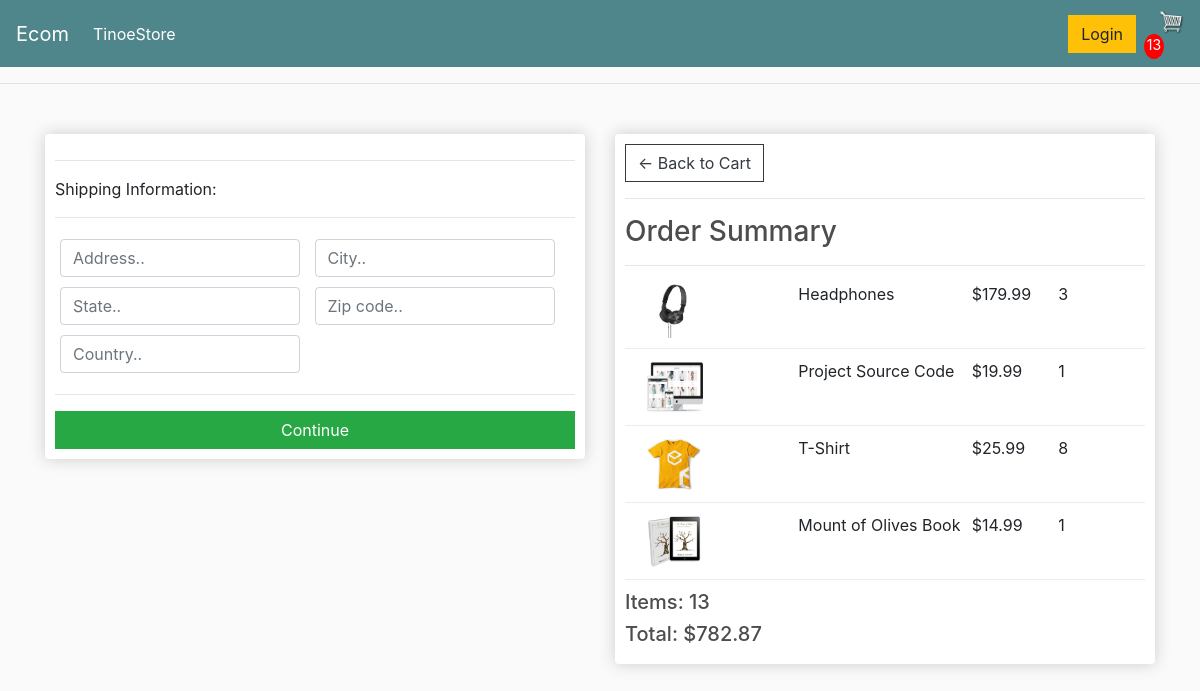
Before: /checkout/ (signed in) with the older database file.
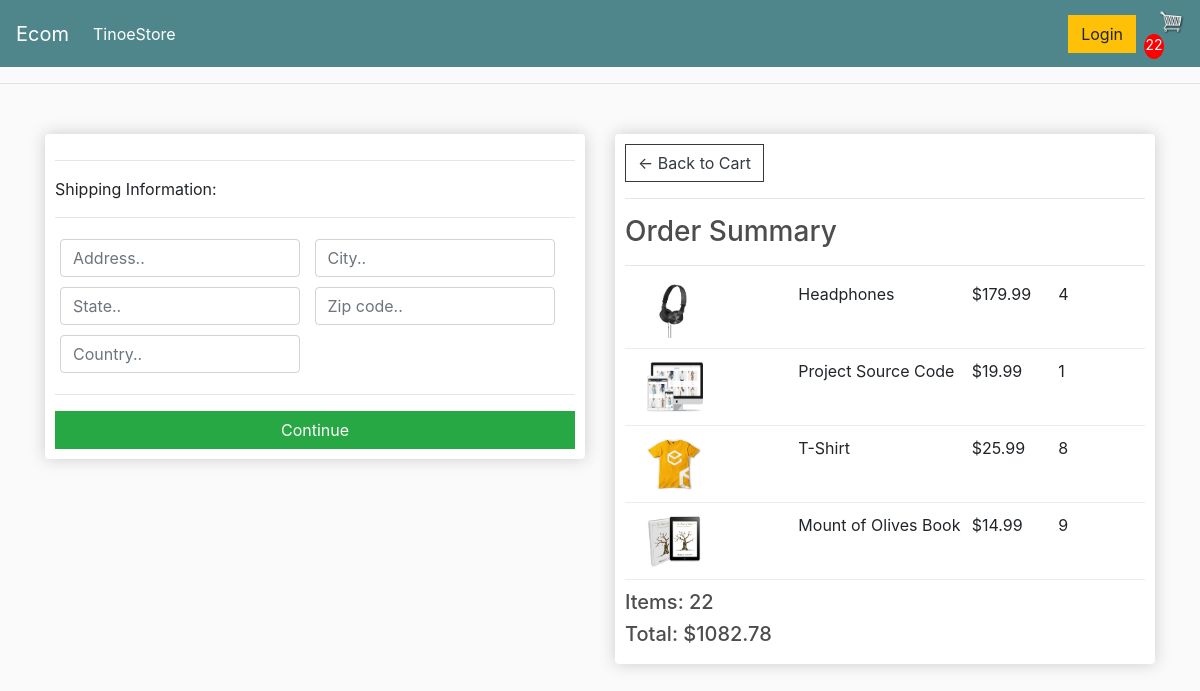
After: the same page with the newer database file.
### tinoe_store/models.py (models this page shows, shortened)
class OrderItem(models.Model):
	product = models.ForeignKey(Product, on_delete=models.SET_NULL, null=True)
	order = models.ForeignKey(Order, on_delete=models.SET_NULL, null=True)
	quantity = models.IntegerField(default=0, null=True, blank=True)
	date_added = models.DateTimeField(auto_now_add=True)
	@property
	def get_total(self):
		total = self.product.price * self.quantity
		return total

class Order(models.Model):
	customer = models.ForeignKey(Customer, on_delete=models.SET_NULL, null=True, blank=True)
	date_ordered = models.DateTimeField(auto_now_add=True)
	complete = models.BooleanField(default=False)
	transaction_id = models.CharField(max_length=100, null=True)
	@property
	def shipping(self):
		shipping = False
		orderitems = self.orderitem_set.all()
		for item in orderitems:
			if item.product.digital == False:
				shipping = True
		return shipping
	@property
	def get_cart_total(self):
		orderitems = self.orderitem_set.all()
		total = sum([item.get_total for item in orderitems])
		return total
	@property
	def get_cart_items(self):
		orderitems = self.orderitem_set.all()
		total = sum([item.quantity for item in orderitems])
		return total

class Product(models.Model):
	name = models.CharField(max_length=200)
	price = models.FloatField()
	digital = models.BooleanField(default=False,null=True, blank=True)
	image = models.ImageField(null=True, blank=True)
	@property
	def imageURL(self):
		try:
			url = self.image.url
		except:
			url = ''
		return url

### tinoe_store/views.py (the view)
# urls.py: path('checkout/', views.checkout, name="checkout"),
def checkout(request):
    if request.user.is_authenticated:
        customer = request.user.customer
        order, created = Order.objects.get_or_create(customer=customer, complete=False)
        items = order.orderitem_set.all()
        cartItems = order.get_cart_items
    else:
        items = []
        order = {'get_cart_total': 0, 'get_cart_items': 0, 'shipping': False}
        cartItems = 0
    context = {
        'items': items,
        'order': order,
        'cartItems': cartItems
    }
    return render(request, 'tinoe_store/checkout.html', context)

### tinoe_store/templates/tinoe_store/checkout.html (shortened to what this page needs)
{% extends 'tinoe_store/main.html' %}
{% load static %}
{% block content %}
<div class="row">
	<div class="col-lg-6">
		<div class="box-element" id="form-wrapper">
			<form id="form">
				<div id="shipping-info">
					<hr>
					<p>Shipping Information:</p>
					<hr>
					<div class="form-field">
						<input class="form-control" type="text" name="address" placeholder="Address..">
					</div>
					<div class="form-field">
						<input class="form-control" type="text" name="city" placeholder="City..">
					</div>
					<div class="form-field">
						<input class="form-control" type="text" name="state" placeholder="State..">
					</div>
					<div class="form-field">
						<input class="form-control" type="text" name="zipcode" placeholder="Zip code..">
					</div>
					<div class="form-field">
						<input class="form-control" type="text" name="country" placeholder="Country..">
					</div>
				</div>
				<hr>
				<input id="form-button" class="btn btn-success btn-block" type="submit" value="Continue">
			</form>
		</div>
		<br>
	</div>
	<div class="col-lg-6">
		<div class="box-element">
			<a class="btn btn-outline-dark" href="{% url 'cart' %}">&#x2190; Back to Cart</a>
			<hr>
			<h3>Order Summary</h3>
			<hr>
			{% for item in items %}
			<div class="cart-row">
				<div style="flex:2"><img class="row-image" src="{{ item.product.imageURL }}"></div>
				<div style="flex:2"><p>{{ item.product.name }}</p></div>
				<div style="flex:1"><p>${{ item.product.price }}</p></div>
				<div style="flex:1"><p>{{ item.quantity }}</p></div>
			</div>
			{% endfor %}
			<h5>Items: {{ order.get_cart_items }}</h5>
			<h5>Total: ${{ order.get_cart_total|floatformat:2 }}</h5>
		</div>
	</div>
</div>
{% endblock content %}

Changed rows visible on the page:
changed OrderItem "Headphones": quantity "3" → "4"
changed OrderItem "Mount of Olives Book": quantity "1" → "9"
changed through a linked row, Order: get_cart_items "13" → "22"; get_cart_total "782.87" → "1082.78"
Other visible differences:
{{ cartItems }}: "13" → "22"
